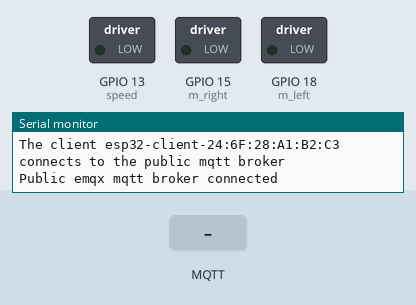
This sketch was run on a simulated ESP32. Shown: switched loads named in the sketch (green lamp = pin HIGH), the last lines printed to the serial monitor. Inputs (shaded band) come from the test bench. WiFi joins after 1.5 s; servers stay silent unless stated; no MQTT or app messages arrive unless stated.

Above: at 2.7 s.
2.8 s: MQTT message "1" arrives on the first subscribed topic
At 3.6 s:
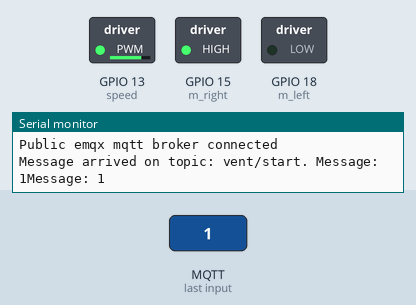
4.6 s: MQTT message "1" arrives on the second subscribed topic
At 6.3 s:
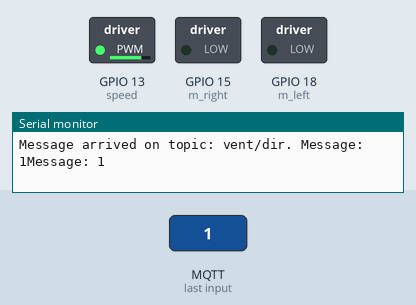
6.6 s: MQTT message "1" arrives on the third subscribed topic
8.5 s: MQTT message "0" arrives on the first subscribed topic
At 11.31 s:
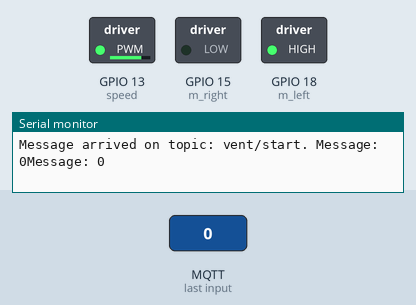
11.5 s: MQTT message "2" arrives on the first subscribed topic
13.4 s: MQTT message "0" arrives on the second subscribed topic
At 21.1 s:
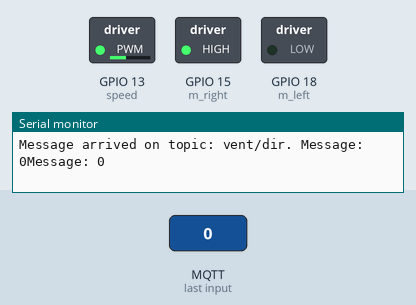
Timing chart, 0 to 21.4 s (numbered marks = the images above; inputs shaded):
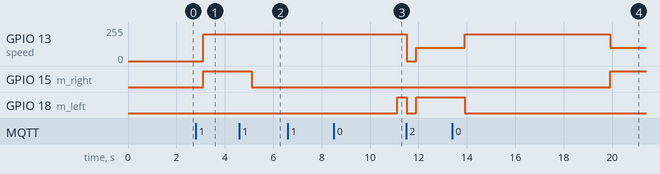

The sketch:

Dircetion_control.ino
```cpp
#include <iostream>
#include <cmath> // for std::modf
#include <string> // for std::to_string
#include <sstream> // for std::stringstream
using namespace std;
//------------------------------------------------------------------------------------------
#include <WiFi.h>
#include <PubSubClient.h>

const char* ssid = "Samka";
const char* password = "lcqq1655";

const char *mqtt_broker = "192.168.94.164";
const char *mqtt_username = "samka";
const char *mqtt_password = "12345678";
const int mqtt_port = 1883;

const char *ventTopic = "vent/start";
const char *dirTopic = "vent/dir";
const char *speedTopic = "vent/speed";
const char *speed1Topic = "vent/speed1";
const char *speed2Topic = "vent/speed2";


WiFiClient espClient;
PubSubClient client(espClient);

long lastMsg = 0;
char msg[50];

//------------------------------------------------------------------------------------------
#if CONFIG_FREERTOS_UNICORE
#define CORE_0 0
#else
#define CORE_1 1
#endif

//------------------------------------------------------------------------------------------
#define m_right 15
#define m_left 18

#define zero 14
#define speed 13

//------------------------------------------------------------------------------------------
int ventState[5]={0, 0, 0, 0, 0};
int ventStateLast[5]= {0, 0, 0, 0, 0};

const int freq = 500;
const int ledChannel = 0;
const int resolution = 8;

//------------------------------------------------------------------------------------------

void Motor_task(void *pvParameters);
void MQTT_task(void *pvParameters);

//------------------------------------------------------------------------------------------
void setup() {
  Serial.begin(115200);

  setup_wifi();
  client.setServer(mqtt_broker, mqtt_port);
  client.setCallback(callback);

  pinMode(m_right, OUTPUT);
  pinMode(m_left, OUTPUT);

  ledcAttach(speed, freq, resolution);
  // ledcAttach(speed, freq, resolution);
  ledcWrite(speed, 0);

  digitalWrite(m_right, 0);
  digitalWrite(m_left, 0);

  digitalWrite(m_right, 0);
  digitalWrite(m_left, 1);

  xTaskCreate(Motor_task,  "Motor task",  3000,  NULL,  3,  NULL);
  xTaskCreate(MQTT_task,  "MQTT task",  2500,  NULL,  2,  NULL);

}

void Motor_task(void *pvParameters)
{
  for(;;){
    if(ventState[0]){
      digitalWrite(m_right, 1);
      digitalWrite(m_left, 0);
      ledcWrite(speed, 200);
    }
    else{
      digitalWrite(m_right, 0);
      digitalWrite(m_left, 0);
      ledcWrite(speed, 0);
    }
    if(ventState[1] && ventState[0] ){

      if(ventState[1]!= ventStateLast[1])
      {
        ventStateLast[1] = ventState[1];
        digitalWrite(m_right, 0);
        digitalWrite(m_left, 0);
        vTaskDelay(6000/portTICK_PERIOD_MS);
      }

      digitalWrite(m_right, 0);
      digitalWrite(m_left, 1);
    }
    else if(!ventState[1] && ventState[0]){
      if(ventState[1]!= ventStateLast[1])
      {
        ventStateLast[1] = ventState[1];
        digitalWrite(m_right, 0);
        digitalWrite(m_left, 0);
        vTaskDelay(6000/portTICK_PERIOD_MS);
      }
      digitalWrite(m_right, 1);
      digitalWrite(m_left, 0);
    }
    if(ventState[2] && ventState[0]){
      ledcWrite(speed, 100);
    }
    else if(ventState[3] && ventState[0]){
      ledcWrite(speed, 175);
    }
    else if(ventState[4] && ventState[0]){
      ledcWrite(speed, 250);
    }
    vTaskDelay(400/portTICK_PERIOD_MS);
  }
}
void MQTT_task(void *pvParameters)
{
  for(;;)
  {
     if (!client.connected()) {
      reconnect();
    }
    client.loop();
    vTaskDelay(500/portTICK_PERIOD_MS);
  }
}
void setup_wifi()
{
  vTaskDelay(10/portTICK_PERIOD_MS);

  Serial.println();
  Serial.print("Connecting to ");
  Serial.println(ssid);
  WiFi.begin(ssid, password);

  while (WiFi.status() != WL_CONNECTED) {
    vTaskDelay(500/portTICK_PERIOD_MS);
    Serial.print(".");
  }
  Serial.println("");
  Serial.println("WiFi connected");
  Serial.println("IP address: ");
  Serial.println(WiFi.localIP());
}

void callback(char* topic, uint8_t* message, unsigned int length)
{
  Serial.print("Message arrived on topic: ");
  Serial.print(topic);
  Serial.print(". Message: ");
  string messageTemp;

  for (int i = 0; i < length; i++) {
    Serial.print((char)message[i]);
    messageTemp += (char)message[i];
  }
  if (String(topic) == ventTopic) {
      Serial.print("Message: ");
      // Serial.println(messageTemp);
      ventStateLast[0] = ventState[0];
      ventState[0] = stoi(messageTemp);
      Serial.println(ventState[0]);
  }
  if (String(topic) == dirTopic) {
      Serial.print("Message: ");
      // Serial.println(messageTemp);
      ventStateLast[1] = ventState[1];
      ventState[1] = stoi(messageTemp);
      Serial.println(ventState[1]);
  }
  if (String(topic) == speedTopic) {
      Serial.print("Message: ");
      // Serial.println(messageTemp);
      ventState[2] = stoi(messageTemp);
      Serial.println(ventState[2]);
  }
  if (String(topic) == speed1Topic) {
      Serial.print("Message: ");
      // Serial.println(messageTemp);
      ventState[3] = stoi(messageTemp);
      Serial.println(ventState[3]);
  }
  if (String(topic) == speed2Topic) {
      Serial.print("Message: ");
      // Serial.println(messageTemp);
      ventState[4] = stoi(messageTemp);
      Serial.println(ventState[4]);
  }
}

void reconnect()
{
  while (!client.connected()) {
     String client_id = "esp32-client-";
     client_id += String(WiFi.macAddress());
     Serial.printf("The client %s connects to the public mqtt broker\n", client_id.c_str());
     if (client.connect(client_id.c_str(), mqtt_username, mqtt_password)) {
         Serial.println("Public emqx mqtt broker connected");
          client.subscribe(ventTopic);
          client.subscribe(dirTopic);
          client.subscribe(speedTopic);
          client.subscribe(speed1Topic);
          client.subscribe(speed2Topic);
     }
     else {
         Serial.print("failed with state ");
         Serial.print(client.state());
         vTaskDelay(2000/portTICK_PERIOD_MS);
     }
  }
}
void loop() {

}
```

Measured:
- after the input at 2.8 s, GPIO 13 (speed): 0/255 → 199/255 after 0.31 s; GPIO 15 (m_right): LOW → HIGH after 0.31 s
- after the input at 4.6 s, GPIO 15 (m_right): HIGH → LOW after 0.51 s
- after the input at 8.5 s, GPIO 13 (speed): stays 199/255 (without the input it goes to 100/255 after 2.6 s)
- after the input at 13.4 s, GPIO 13 (speed): 100/255 → 199/255 after 0.51 s, → 100/255 6.0 s later; GPIO 15 (m_right): LOW → HIGH after 6.5 s; GPIO 18 (m_left): HIGH → LOW after 0.51 s
